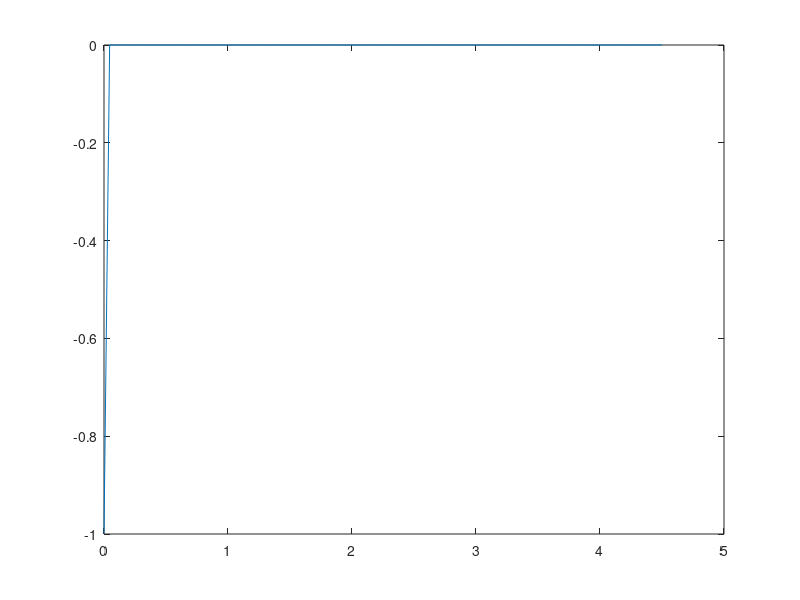

Source code (MATLAB):
clear all; close all; clc

%constants
a=1;
tau=2.2;
D=4.5;
T=6;
N=100;
SpaceingT=linspace(0,T,N/2);
DeltaT=T/(N*2);
SpaceingX=linspace(0,D,N);
DeltaX=(D/(N));
Lambda= DeltaT/DeltaX;
% We make sure the CFL number satisfies, the stability condition
% I.e DeltaT\leq DeltaX


for i=1:N*2+1;
    u(1,i)=sin(2*pi*i*DeltaT/(tau));
end

for i=1:N
    u(i,1)=0;
end



for i=1:N -1
    
    for k=2:N*2
        u(i+1,k)=1/2*(u(i,k-1)+u(i,k+1))-a*Lambda/2*(u(i,k-1)-u(i,k+1));
        
    end
    u(i,N*2)=2*u(i,N*2-1)-u(i,N*2-2);
end
mesh(u)
vals=u(:,end)
plot(SpaceingX,vals)
